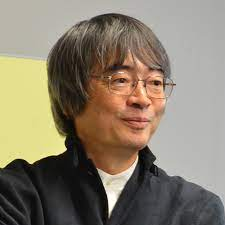
#> input picture CG_python/10/img_ai_04.jpg, 225 x 225 px
$ python 10-3.py
#> lines starting #> are read from the running program, lines starting #| are printed output that depends on the picture
import cv2
import os
import numpy as np

src = cv2.imread(os.path.dirname(os.path.abspath(__file__))+"/img_ai_04.jpg", cv2.IMREAD_UNCHANGED)		# Load an image
#> src is the input picture: shape (225, 225, 3); mean B, G, R 108.6, 125.8, 136.6
i=0
dst=src
for i in range(200):
    dst = cv2.bilateralFilter(dst,15,20,20)

    if i==0:
        cv2.imshow("Once", dst)
    if i==1:
        cv2.imshow("Twice", dst)
    i+=1
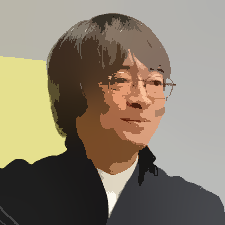
#> dst: shape (225, 225, 3); mean B, G, R 108.2, 125.5, 136.2
cv2.imshow("Ten Times", dst)


k = cv2.waitKey(0)
#> (key q is pressed here)
if k == ord('q'): 				# When the Q key is pressed, it's done.
    cv2.imwrite(os.path.dirname(os.path.abspath(__file__))+"/10-3_ai.jpg", dst)
    cv2.destroyAllWindows()

$ run again, with CG_python/10/img_ai_01.jpg copied over CG_python/10/img_ai_04.jpg
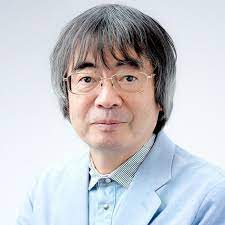
#> input picture CG_python/10/img_ai_01.jpg, 225 x 225 px
#> src is the input picture: shape (225, 225, 3); mean B, G, R 205.4, 199.7, 199.3
#> after the loop `for i in range(200):`:
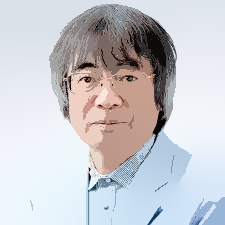
#> dst: shape (225, 225, 3); mean B, G, R 206.3, 200.9, 200.4

$ run again, with CG_python/10/img_ai_02.jpg copied over CG_python/10/img_ai_04.jpg
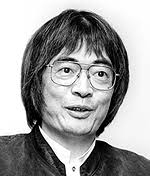
#> input picture CG_python/10/img_ai_02.jpg, 150 x 176 px
#> src is the input picture: shape (176, 150, 3); min 0, max 255, mean 158.2
#> after the loop `for i in range(200):`:
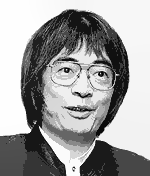
#> dst: shape (176, 150, 3); min 5, max 255, mean 158.4

$ run again, with CG_python/10/img_ai_03.jpg copied over CG_python/10/img_ai_04.jpg
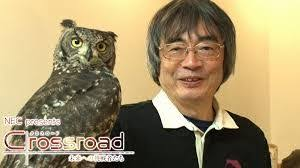
#> input picture CG_python/10/img_ai_03.jpg, 300 x 168 px
#> src is the input picture: shape (168, 300, 3); mean B, G, R 105.9, 144.5, 162
#> after the loop `for i in range(200):`:
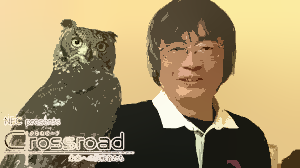
#> dst: shape (168, 300, 3); mean B, G, R 105.8, 144.4, 162.1
